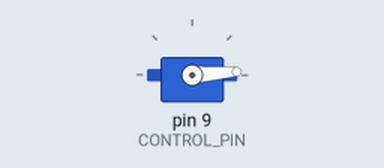
Recording of a sketch running on a simulated Arduino Uno, built with avr-gcc and run on an emulated ATmega328P. Shown: servo. What the sketch prints to the serial monitor is not drawn.

Above: at 0.05 s.
At 2.25 s:
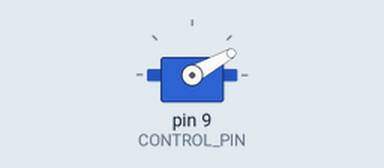
At 4.45 s:
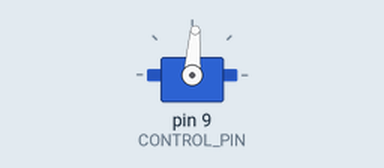
At 8.9 s:
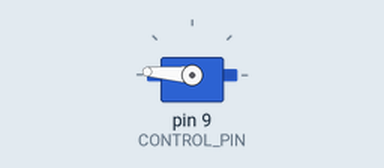
Timing chart, 0 to 11.6 s (numbered marks = the images above):
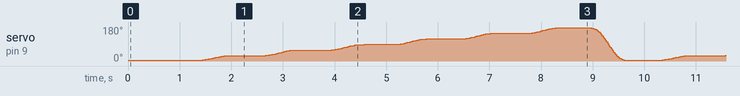

The sketch:

SingleClockHandStep.ino
```cpp
/*
   Test program to control a servos position and locate it to a user defined point of an arc.
   Need to call the initialise as putting the servo in the constructor means that the constructor is called
   before the Ardunio library routines are initialised and will cause problems with the base library servos.
   Note that the start point is the zeroth position and incuded in the count,
   so if you have a user defined count of 5 to 10 there are in fact 6 points on the arc.
*/

#include "ClockHand.h"
#define VERSION "1.00"
#define SERIAL_SPEED 115200

#define START_ANGLE 4.0
#define END_ANGLE 180

#define CONTROL_PIN 9

#define STEP_START 1
#define STEP_LAST 7

// Up to twelve servo objects can be created on most boards
ClockHand clockHand( CONTROL_PIN, START_ANGLE, END_ANGLE, STEP_START, STEP_LAST );

void setup() {
  Serial.begin(SERIAL_SPEED);
  Serial.print("Clock hand Full sweep test - version ");
  Serial.println(VERSION);

  clockHand.initialise();
}

int counter = STEP_START;

void loop() {

  clockHand.moveTo(counter);
  delay(500);

  if (counter == STEP_LAST ) {
    counter = STEP_START;
  } else {
    counter++;
  }
}
```

ClockHand.cpp
```cpp
#include <Arduino.h>
#include "ClockHand.h"
/*
   See .h file for details on functions and fields used.
*/

/*
    Complete private constructor
*/
ClockHand::ClockHand(const int servoPin, const float minAngle, const float maxAngle, const float overRideAngle) {
  this->steppingAngle = overRideAngle;
  Serial.print("Stepping angle ");
  Serial.println(this->steppingAngle);
  smoothServo = new SmoothServo(servoPin, minAngle, maxAngle, minAngle);  // Create a new instance of a servo and inialise it.
}

/*
    Complete public constructor
*/
ClockHand::ClockHand(const int servoPin,    // Controlling GPIO Pin to send signals to servo
                     const float minAngle,  // Minimum angle that the servo will assume (usually 0 degrees)
                     const float maxAngle,  // Maximum angle that the servo will assume (usually 180 degrees)
                     const int startPoint,  // User defined start position (for convienience) start point is included in count as zeroth position
                     const int endPoint)    // User defined end position (for convienience)
                          : ClockHand(servoPin, minAngle, maxAngle, (float)((maxAngle - minAngle) / (endPoint - startPoint))) {
  this->startPointer = startPoint;
  this->endPointer = endPoint;
  this->divisions = (endPoint - startPoint);
  Serial.print("Steps ");
  Serial.println(this->divisions);
}

void ClockHand::initialise() {
  if (smoothServo != NULL)
    smoothServo->initialise();
}

// Call to set the max and min angles the servo can take.
void ClockHand::setMinMax(const float minAngle, const float maxAngle) {
  if (smoothServo != NULL) {
    smoothServo->setMinMax(minAngle, maxAngle);
  }
}

void ClockHand::moveTo(int position) {
//  Serial.print("Position ");
//  Serial.println(position);
  int newPosition = position - startPointer;
  if(newPosition < 0) {
    newPosition = 0;
  }
//  Serial.print("New Position ");
//  Serial.println(newPosition);

  float stepAngle = this->steppingAngle * newPosition;
//  Serial.print("Move to ");
//  Serial.println(stepAngle);

  smoothServo->startMoveTo(stepAngle);

  while (!smoothServo->isMoveEnded()) {
    smoothServo->move();
  }

  startPosition = endPosition;
}

int ClockHand::positionNow() {
  return startPosition;
}
```

ClockHand.h
```cpp
#include <Arduino.h>
#include "SmoothServo.h"

class ClockHand {
  private:
    SmoothServo *smoothServo = NULL;
    float steppingAngle = 0;    //
    int startPosition = 0;      // What the clock hand start position is
    int divisions = 0;          // How many divisions is the angle divided up into
    int endPosition = 0;        // What the clock hand end position will be (once transit is complete the end will become the start).
    int startPointer = 0;       // The user defined start of the pointer
    int endPointer = 0;         // The user defined end of the pointer

    ClockHand(const int servoPin, const float minAngle, const float maxAngle, const float overRideAngle);
    void setMinMax(const float minAngle, const float maxAngle); // Call to set the max and min angles the servo can take.

  public:
    ClockHand(const int servoPin, const float minAngle, const float maxAngle, const int startPoint, const int endPoint);
    void initialise();    // Needs to be called in Setup to ensure that the Servo is correctly initialised to a particular pin.
    void moveTo(int position);   // Call first to set the destination angle.
    int positionNow();              // What is the current angle (updated as transit is in progress).
};
```

SmoothServo.cpp
```cpp
#include <Arduino.h>
#include "SmoothServo.h"
/*
   See .h file for details on functions and fields used.
*/

/*
    Most likey constructor
*/
SmoothServo::SmoothServo(const int servoPin, const float startAngle) : SmoothServo(servoPin, MIN_ANGLE, MAX_ANGLE, startAngle)  {
}

/*
    Complete constructor
*/
SmoothServo::SmoothServo(const int servoPin, const float minAngle, const float maxAngle, const float startAngle) : pin(servoPin), minAngle(minAngle), maxAngle(maxAngle), startAngle(startAngle) {
}

void SmoothServo::initialise() {
  servo = new Servo();  // Create a new instance of a servo and initialise it.
  servo->attach(pin);   // attaches the servo on servoPin to the servo object
}

// Call to set the max and min angles the servo can take.
void SmoothServo::setMinMax(const float minAngle, const float maxAngle) {
  this->minAngle = minAngle;
  this->maxAngle = maxAngle;
}

void SmoothServo::startMoveTo(float endAngle) {
  if (endAngle < minAngle) {
    endAngle = minAngle;
  }

  if (endAngle > maxAngle) {
    endAngle = maxAngle;
  }

//  Serial.print("Real Move to ");
//  Serial.println(endAngle);
  stepPoint = 0;
  this->endAngle = endAngle;
  moveEnded = false;
  currentAngle = startAngle;
}

/*
   Start from point angle and go to another by a given number of steps.
   The delay is so that the HW has a chance to move before the next signal is sent.
*/
void SmoothServo::move() {        // Repeated call move() until isMoveEnded() is true

  if (!moveEnded) {
    stepPoint++;
    if (stepPoint > STEPS) {
      moveEnded = true;
      startAngle = (float)currentAngle;
    }
    else {
      float v = stepPoint / STEPS;
      v = SMOOTHERSTEP(v);
      currentAngle = (endAngle * v) + (startAngle * (1.0 - v));
      servo->write(currentAngle);
      delay(2);
    }
  }
}

float SmoothServo::angleNow() {
  return currentAngle;
}

bool SmoothServo::isMoveEnded() {
  return moveEnded;
}
```

SmoothServo.h
```cpp
#include <Servo.h>
/*
 * Controls a single servo as if it is a joint in a body. Moves from one angle to another and sets that new angle
 * as the start position for the next move.
 */

// Smooths out the transit from point a to b by slowing down the approach to the endpoints.
#define SMOOTHERSTEP(x) (float)((x) * (x) * (x) * ((x) * ((x) * 6.0 - 15.0) + 10.0))

// Default number of steps to do before reaching the endpoint. Reduce to increase the speed of transit.
#define STEPS 350.0   // 150

#define MIN_ANGLE 4.0
#define MAX_ANGLE 180.0

class SmoothServo {
  private:
    Servo *servo;                // Servo pointer to control a servo
    int pin;                    // Which GPIO pin this servo is connected to
    float startAngle = 0.0;     // What the joint start angle is
    float endAngle = 0.0;       // What the joint end angle will be (once transit is complete the end will become the start).
    int currentAngle = 0;       // Computed value which is constantly updated and replaces the startvalue when move is complete.
    float stepPoint = 0;        // At what step point the transition is from startAngle to endAngle.
    float minAngle = MIN_ANGLE; // At what point the servo connected to the pin hits it's end stop.
    float maxAngle = MAX_ANGLE; // At what point the servo connected to the pin hits it's end stop.
    boolean moveEnded = true;   // Used to indicate internally when the move transition is complete.

  public:
    SmoothServo(const int servoPin, const float minAngle, const float maxAngle, const float startAngle = MIN_ANGLE);
    SmoothServo(const int servoPin, const float startAngle = MIN_ANGLE);
    void setMinMax(const float minAngle, const float maxAngle); // Call to set the max and mim angles the servo can take.
    void initialise();    // Needs to be called in Setup to ensure that the Servo is correctly initialised to a particular pin.
    void startMoveTo(float endAngle); // Call first to set the destination angle.
    void move();                      // Repeated call move() until isMoveEnded() is true.
    boolean isMoveEnded();            // Test to see if transtion is complete.
    float angleNow();                 // What is the current angle (updated as transit is in progress).
};
```
